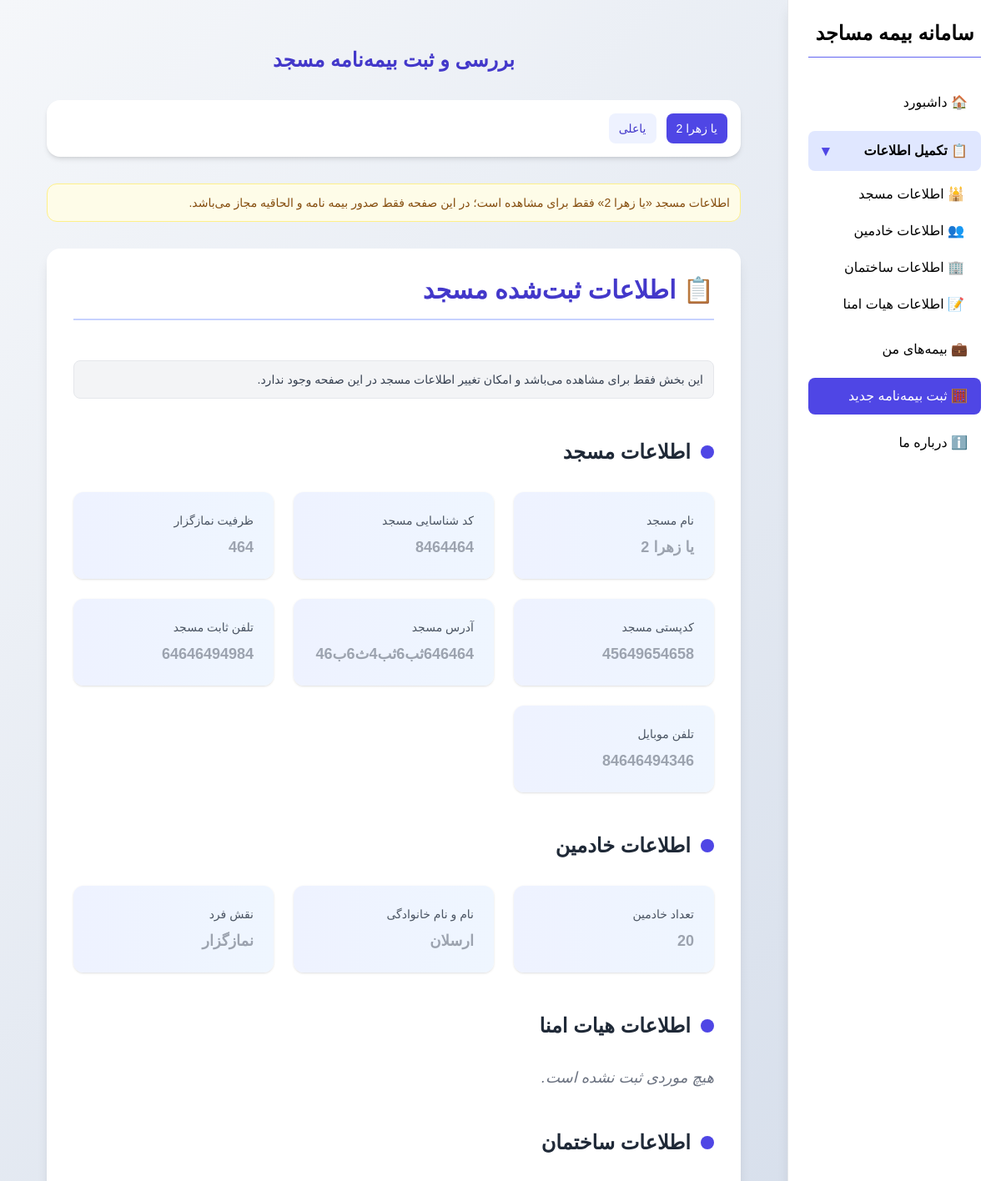
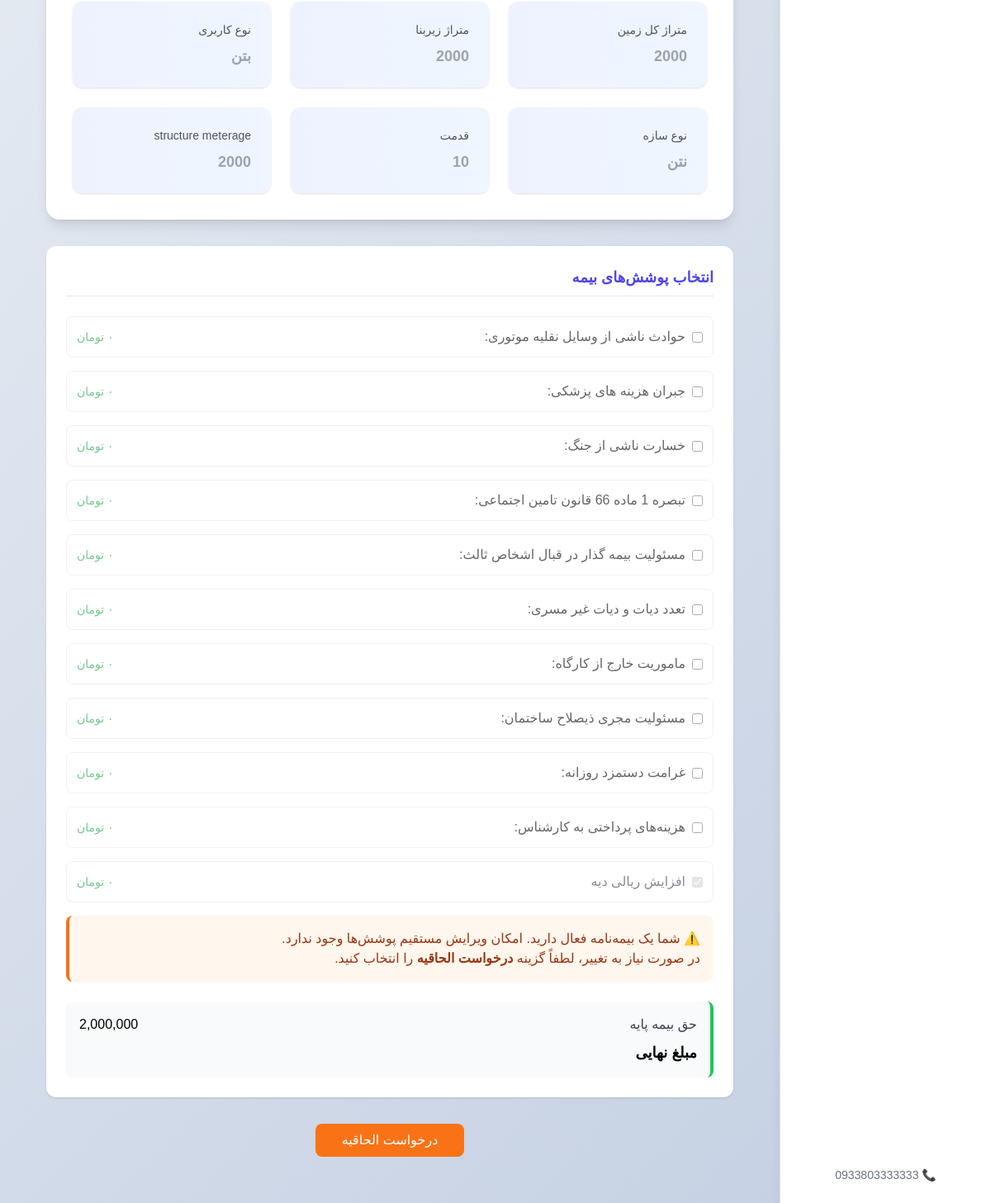
Page /insurance/ (signed in) on the earlier database version (2 pictures, top to bottom).
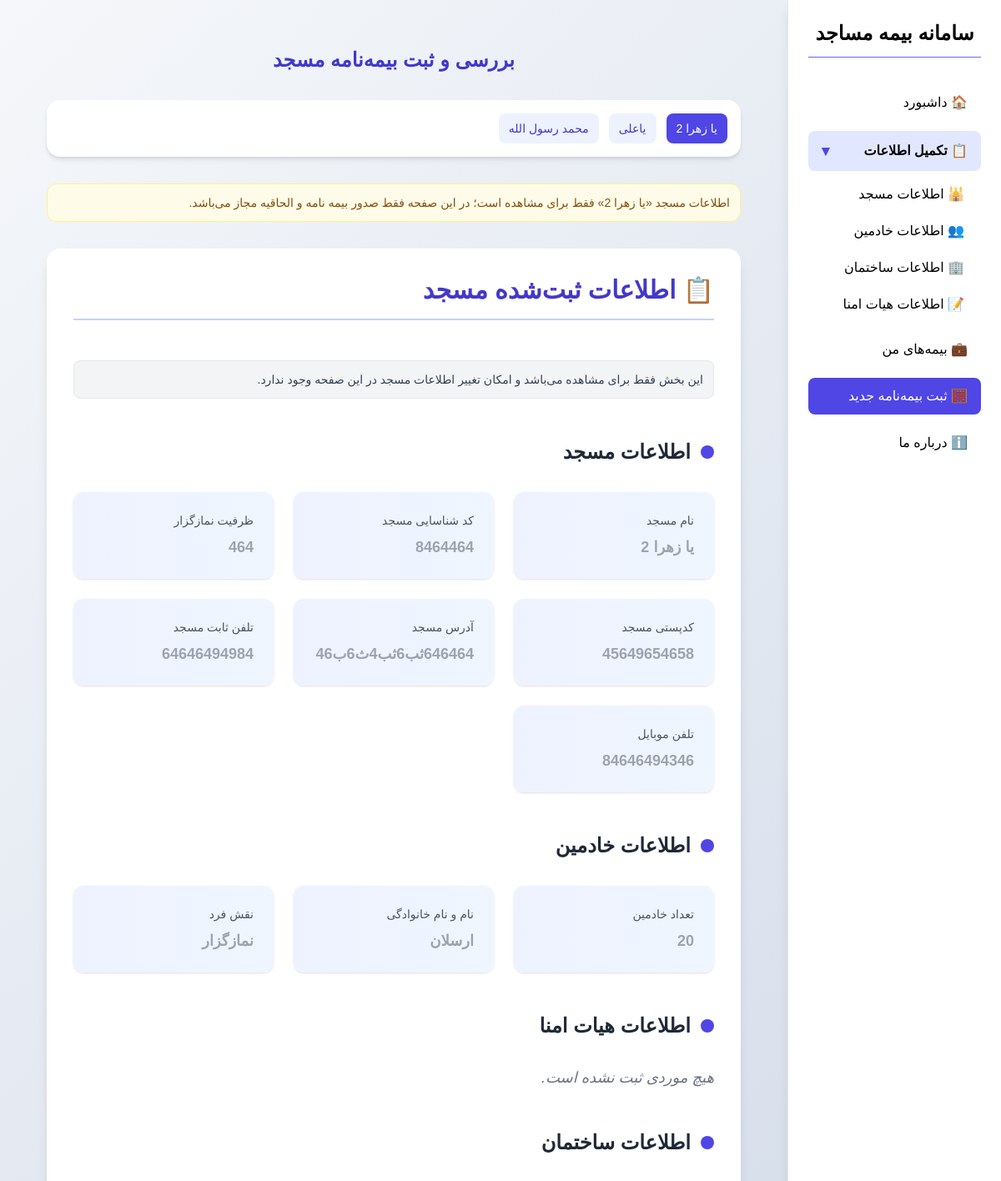
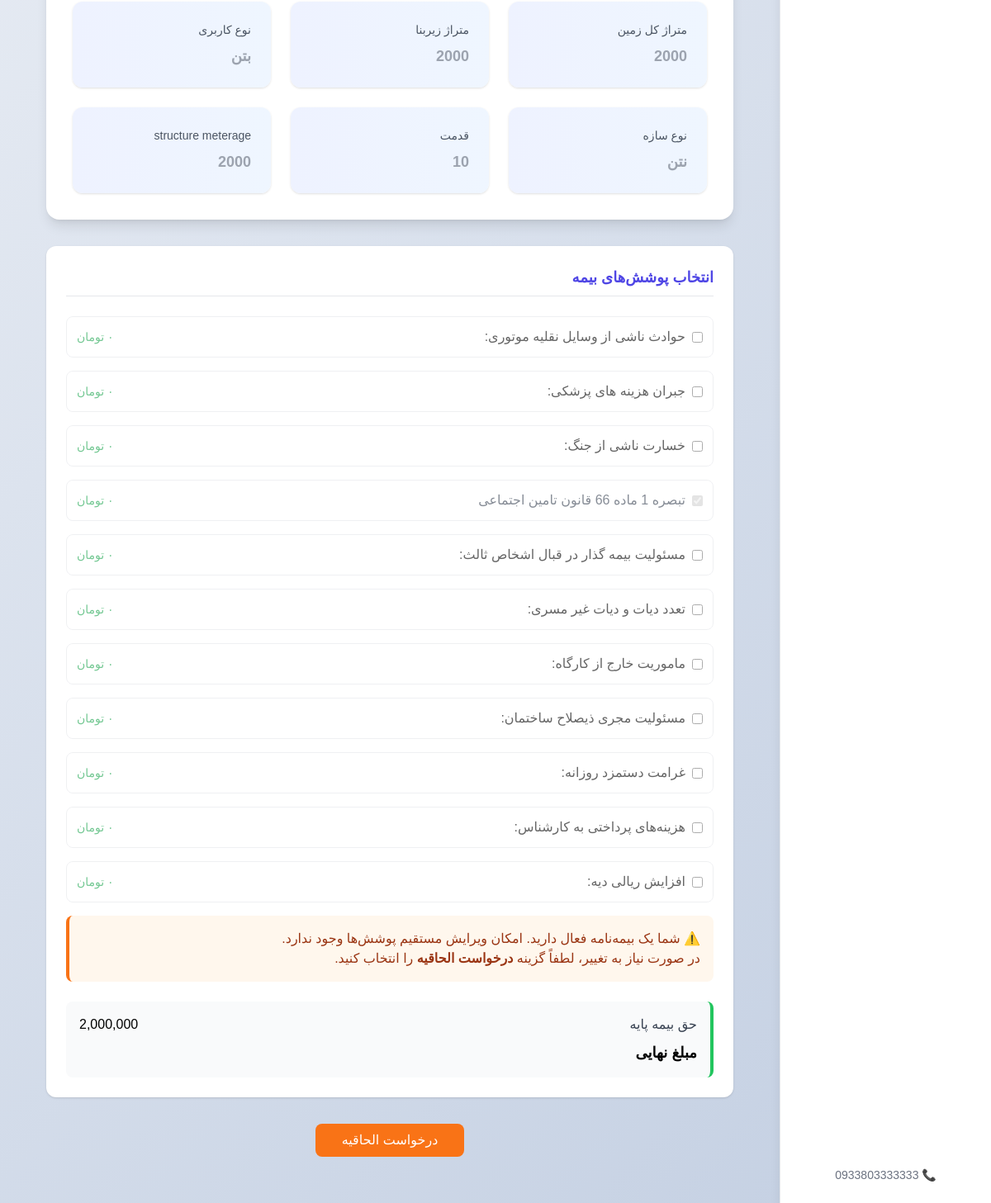
Same page on the later database version (2 pictures, top to bottom).
### forms/models.py (models this page shows, shortened)
class MainRegistration(models.Model):
    registration=models.ForeignKey(Signup,on_delete=models.CASCADE,related_name="mosque",verbose_name="کاربر ثبت کننده")
    mosque_name=models.CharField(max_length=50,verbose_name="نام مسجد")
    mosque_id=models.IntegerField(verbose_name="کد شناسایی مسجد")
    mosque_Capacity=models.IntegerField(validators=[MinValueValidator(10)],verbose_name='ظرفیت نمازگزار')
    mosque_postalcode=models.CharField(verbose_name="کدپستی مسجد",validators=[MinLengthValidator(9)],max_length=11)
    mosque_address=models.CharField(max_length=200,verbose_name="آدرس مسجد")
    mosque_phone=models.CharField(verbose_name="تلفن ثابت مسجد",blank=True,max_length=11,validators=[MinLengthValidator(11)])
    created_phone=models.CharField(verbose_name="تلفن موبایل",max_length=11,validators=[MinLengthValidator(11)],unique=True)
    create_date=models.DateTimeField(auto_now_add=True)
    class Meta:
        verbose_name="لیست مساجد"

class PersonInfo(models.Model):
    registration=models.ForeignKey(MainRegistration,on_delete=models.CASCADE,related_name="persons",verbose_name="خادمین")
    servan_number=models.IntegerField(validators= [MinValueValidator(1)],verbose_name='تعداد خادمین')
    fullname_servan=models.CharField(max_length=30,verbose_name="نام و نام خانوادگی")
    person_role=models.CharField(max_length=60,verbose_name="نقش فرد")
    class Meta:
        verbose_name="لیست خادمین"

class BuildingInformation(models.Model):
    registration=models.ForeignKey(MainRegistration,on_delete=models.CASCADE,related_name="building",verbose_name="بنا")
    total_land_area=models.IntegerField(validators=[MinValueValidator(50),MaxValueValidator(10000)],verbose_name="متراژ کل زمین")
    total_bulding_area=models.IntegerField(validators=[MinValueValidator(50),MaxValueValidator(10000)],verbose_name="متراژ زیربنا")
    user_type=models.CharField(max_length=25,verbose_name="نوع کاربری")#قابل تکرار
    structure_type=models.CharField(max_length=25,verbose_name="نوع سازه")#قابل تکرار
    structure_age=models.IntegerField(validators=[MinValueValidator(0),MaxValueValidator(60)],verbose_name="قدمت")#قابل تکرار
    structure_meterage=models.IntegerField(validators=[MinValueValidator(40),MaxValueValidator(10000)])#قابل تکرار
    class Meta:
        verbose_name="اطلاعات ساختمان"

### Insurance/models.py (models this page shows, shortened)
class Coverage(models.Model):
    signup = models.ForeignKey(
        Signup,
        on_delete=models.CASCADE,
        related_name="coverages"
    )
    mosque = models.ForeignKey(
        MainRegistration,
        on_delete=models.CASCADE,
        related_name="coverages",
        null=True,
        blank=True,
        verbose_name="مسجد"
    )
    vahanele_motori = models.BooleanField(default=False)  # حوادث ناشی از وسایل نقلیه موتوری
    hazine_pezezhki = models.BooleanField(default=False)  # جبران هزینه های پزشکی
    jange_az_sanavi = models.BooleanField(default=False)  # خسارت ناشی از جنگ
    tabareh_66 = models.BooleanField(default=False)       # تبصره 1 ماده 66 قانون تامین اجتماعی
    masouliat_ashkhas_sevom = models.BooleanField(default=False)  # مسئولیت در قبال اشخاص ثالث
    tedad_diyat = models.BooleanField(default=False)      # تعدد دیات و دیات غیر مسری
    mamooriat_kharej = models.BooleanField(default=False) # مأموریت خارج از کارگاه
    masouliat_mojri = models.BooleanField(default=False)  # مسئولیت مجری ذیصلاح ساختمان
    gharamat_roozane = models.BooleanField(default=False) # غرامت دستمزد روزانه
    hazine_kargoshay = models.BooleanField(default=False) # هزینه‌های پرداختی به کارشناس
    tabareh_66_person = models.DecimalField(max_digits=12, decimal_places=2, null=True, blank=True)
    tabareh_66_total = models.DecimalField(max_digits=12, decimal_places=2, null=True, blank=True)
    mamooriat_kharej_person = models.DecimalField(max_digits=12, decimal_places=2, null=True, blank=True)
    mamooriat_kharej_total = models.DecimalField(max_digits=12, decimal_places=2, null=True, blank=True)
    gharamat_roozane_person = models.DecimalField(max_digits=12, decimal_places=2, null=True, blank=True)
    gharamat_roozane_total = models.DecimalField(max_digits=12, decimal_places=2, null=True, blank=True)
    hazine_kargoshay_person = models.DecimalField(max_digits=12, decimal_places=2, null=True, blank=True)
    hazine_kargoshay_total = models.DecimalField(max_digits=12, decimal_places=2, null=True, blank=True)
    DIE_CHOICES = [
        ("1", "حداکثر یکسال"),
        ("2", "حداکثر دو سال"),
        ("3", "حداکثر سه سال"),
    ]
    die_increase = models.BooleanField(default=False)
    die_increase_option = models.CharField(max_length=1, choices=DIE_CHOICES, null=True, blank=True)

### Insurance/views.py (the view, shortened to what this page needs)
# urls.py: path('',views.newinsurance_view,name='insurance'),
def newinsurance_view(request):
    signup = get_signup_from_session(request)
    if not signup:
        messages.error(request, "ابتدا وارد شوید!")
        return redirect('login')
    endorsement_mode = request.GET.get('endorsement') == 'true'
    mains = MainRegistration.objects.filter(registration=signup)
    mosque_id = request.GET.get('mosque_id') or request.POST.get('mosque_id')
    selected = mains.filter(id=mosque_id).first() if mosque_id else mains.first()
    if not selected:
        messages.error(request, "ابتدا یک مسجد را انتخاب کنید")
        return redirect('mainform')
    data = get_all_data_for_main(selected)
    if not data:
        messages.error(request, "ابتدا اطلاعات مسجد را تکمیل کنید")
        return redirect('mainform')
    building = selected.building.first()
    if not building:
        messages.error(request, "اطلاعات ساختمان مسجد انتخاب‌شده تکمیل نشده است")
        return redirect(f'/account/buildform/?mosque_id={selected.id}')
    base_price = 0 if endorsement_mode else BaseCalculator().calculate(building)
    coverage_instance = Coverage.objects.filter(signup=signup, mosque=selected).last()
    active_policy, policy_lock_active, policy_lock_until = get_mosque_policy_lock(signup, selected)
    active_insurance = bool(active_policy)
    if active_policy and active_policy.issued_at and active_policy.status in ['issued', 'payment_completed']:
        if not active_policy.valid_until:
            active_policy.valid_until = active_policy.issued_at + timedelta(days=INSURANCE_LOCK_DAYS)
            active_policy.save(update_fields=['valid_until'])
    form_is_locked = active_insurance and not endorsement_mode
    if request.method == 'POST':
        if policy_lock_active and not endorsement_mode:
            messages.warning(
                request,
                "بیمه این مسجد در بازه 365 روزه فعال است؛ تا پایان این مدت فقط الحاقیه مجاز است ."
            )
            return redirect(f'/insurance/?mosque_id={selected.id}')
        if active_insurance and not endorsement_mode:
            messages.warning(
                request,
                "بیمه‌نامه فعال است. برای تغییر پوشش‌ها باید درخواست الحاقیه ثبت شود."
            )
            return redirect(f'/insurance/?mosque_id={selected.id}')
        post_data = request.POST.copy()
        post_data['signup'] = str(signup.id)
        post_data['mosque'] = str(selected.id)
        form = Coverage_Form(
            post_data,
            instance=coverage_instance,
            signup=signup,
            mosque=selected,
            is_endorsement=form_is_locked
        )
        if form.is_valid():
            coverage = form.save(commit=False)
            coverage.signup = signup
            coverage.mosque = selected
            coverage.pk = None
            coverage.save()
            if endorsement_mode:
                issued_at = timezone.now()
                Insurance.objects.create(
                    signup=signup,
                    coverage=coverage,
                    status='payment_completed',
                    issued_at=issued_at,
                    valid_until=issued_at + timedelta(days=365),
                    premium_quote=None,
                )
                messages.success(request, "الحاقیه با موفقیت ثبت و برای پرداخت آماده شد")
                return redirect(f'/insurance/?mosque_id={selected.id}&endorsement=true')
            issued_at = timezone.now()
            Insurance.objects.create(
                signup=signup,
                coverage=coverage,
                status='issued',
                issued_at=issued_at,
                valid_until=issued_at + timedelta(days=365),
            )
            messages.success(request, "بیمه نامه با موفقیت در صف صدور وارد گردید")
            return redirect(f'/insurance/?mosque_id={selected.id}')
    else:
        form = Coverage_Form(
            instance=coverage_instance,
            signup=signup,
            mosque=selected,
            is_endorsement=form_is_locked
        )
    return render(request, 'showdata.html', {
        'data': data,
        'form': form,
        'coverage_instance': coverage_instance,
        'is_endorsement': form_is_locked,
        'endorsement_mode': endorsement_mode,
        'base_price': base_price,
        'mains': mains,
        'selected': selected,
        'mosque_name': selected.mosque_name,
        'mosque_id': selected.id,
        'policy_lock_active': policy_lock_active,
        'policy_lock_until': policy_lock_until,
        'policy_lock_until_jalali': jalali_utils.to_jalali_date(policy_lock_until) if policy_lock_until else None,
        'active_policy': active_policy,
    })

### Insurance/templates/showdata.html (shortened to what the changed rows need)
{% extends "base.html" %}
{% load humanize %}
{% block content %}
<div class="max-w-5xl mx-auto p-6 space-y-8">
    <h1 class="text-2xl font-bold text-center text-indigo-700">
        بررسی و ثبت بیمه‌نامه مسجد
    </h1>
    {% if mains %}
      <div class="bg-white rounded-2xl shadow-md p-4">
        <div class="flex flex-wrap gap-3">
          {% for m in mains %}
            <a href="?mosque_id={{ m.id }}"
               class="px-3 py-2 rounded-lg text-sm {% if selected and selected.id == m.id %}bg-indigo-600 text-white{% else %}bg-indigo-50 text-indigo-700{% endif %}">
              {{ m.mosque_name }}
            </a>
          {% endfor %}
        </div>
      </div>
    {% endif %}
    {% if selected %}
      <div class="bg-yellow-50 border border-yellow-200 text-yellow-800 rounded-xl p-3 text-sm">
        اطلاعات مسجد «{{ selected.mosque_name }}» فقط برای مشاهده است؛ در این صفحه فقط صدور بیمه نامه و الحاقیه مجاز می‌باشد.
      </div>
    {% endif %}
<section class="bg-white rounded-2xl shadow-lg p-8 space-y-12">
    <h2 class="text-3xl font-bold text-indigo-700 border-b-2 border-indigo-200 pb-4">
        📋 اطلاعات ثبت‌شده مسجد
    </h2>
    <div class="p-3 rounded-lg bg-gray-100 border border-gray-200 text-sm text-gray-700">
    </div>
    {% for section_title, section_data in data.data.items %}
        <div class="space-y-8">
            <h3 class="text-2xl font-semibold text-gray-800 flex items-center gap-3">
                <span class="w-4 h-4 bg-indigo-600 rounded-full"></span>
                {{ section_title }}
            </h3>
            {% if section_data.items and not section_data.0 %}
                <div class="grid grid-cols-1 md:grid-cols-2 lg:grid-cols-3 gap-6">
                    {% for key, value in section_data.items %}
                        <div class="bg-gradient-to-r from-indigo-50 to-blue-50 rounded-xl p-6 shadow hover:shadow-xl transition">
                            <p class="text-sm font-medium text-gray-600 mb-2">
                                {{ key }}
                            </p>
                            <p class="text-lg font-bold text-gray-400">
                                {% if value %}
                                    {% if value.year %}
                                        {{ value|date:"Y/m/d" }}
                                    {% else %}
                                        {{ value }}
                                    {% endif %}
                                {% else %}
                                    —
                                {% endif %}
                            </p>
                        </div>
                    {% endfor %}
                </div>
            {% else %}
                {% if section_data %}
                    <div class="space-y-6">
                        {% for record in section_data %}
                            <div class="grid grid-cols-1 md:grid-cols-2 lg:grid-cols-3 gap-6">
                                {% for key, value in record.items %}
                                    <div class="bg-gradient-to-r from-indigo-50 to-blue-50 rounded-xl p-6 shadow hover:shadow-xl transition">
                                        <p class="text-sm font-medium text-gray-600 mb-2">
                                            {{ key }}
                                        </p>
                                        <p class="text-lg font-bold text-gray-400">
                                            {% if value %}
                                                {% if value.year %}
                                                    {{ value|date:"Y/m/d" }}
                                                {% else %}
                                                    {{ value }}
                                                {% endif %}
                                            {% else %}
                                                —
                                            {% endif %}
                                        </p>
                                    </div>
                                {% endfor %}
                            </div>
                        {% endfor %}
                    </div>
                {% else %}
                    <p class="text-gray-500 italic text-lg">
                        هیچ موردی ثبت نشده است.
                    </p>
                {% endif %}
            {% endif %}
        </div>
    {% endfor %}
</section>
<section class="bg-white rounded-xl shadow p-6 space-y-6">
    <h2 class="text-lg font-semibold text-indigo-600 border-b pb-2">
        انتخاب پوشش‌های بیمه
    </h2>
    <form method="POST">
        <div class="space-y-4">
        {% for field in form %}
            {% if field.field.widget.input_type == "checkbox" %}
                <div class="flex justify-between items-center border rounded-lg p-3
                    {% if is_endorsement %} opacity-60 {% endif %}">
                    <div class="flex items-center gap-2">
                                        {% if is_endorsement and field.value %}
                            <input
                                type="checkbox"
                                name="{{ field.name }}"
                                id="{{ field.id_for_label }}"
                                {% if field.value %}checked{% endif %}
                                disabled
                                class="cursor-not-allowed"
                            >
                            <label class="text-gray-700" for="{{ field.id_for_label }}">
                                {{ field.label }}
                            </label>
                        {% elif is_endorsement %}
                            {{ field }}
                            {{ field.label_tag }}
                        {% else %}
                            {{ field }}
                            {{ field.label_tag }}
                        {% endif %}
                    </div>
                    <span
                        class="price text-sm font-medium text-green-600"
                        data-name="{{ field.name }}">
                        ۰ تومان
                    </span>
                </div>
            {% endif %}
        {% endfor %}
        </div>
</section>
{% if is_endorsement and not endorsement_mode %}
    <div class="text-center mt-6">
        <a
            href="{% url 'request_endorsement' %}?mosque_id={{ selected.id }}"
            class="px-8 py-2 bg-orange-500 text-white rounded-lg hover:bg-orange-600 inline-block">
        </a>
    </div>
{% endif %}
{% endblock %}

Differences in the rows shown:
added MainRegistration: mosque_name "محمد رسول الله"
Other differences:
new list line: "☑ تبصره 1 ماده 66 قانون تامین اجتماعی ۰ تومان"
new list line: "افزایش ریالی دیه: ۰ تومان"
list line gone: "تبصره 1 ماده 66 قانون تامین اجتماعی: ۰ تومان"
list line gone: "☑ افزایش ریالی دیه ۰ تومان"
